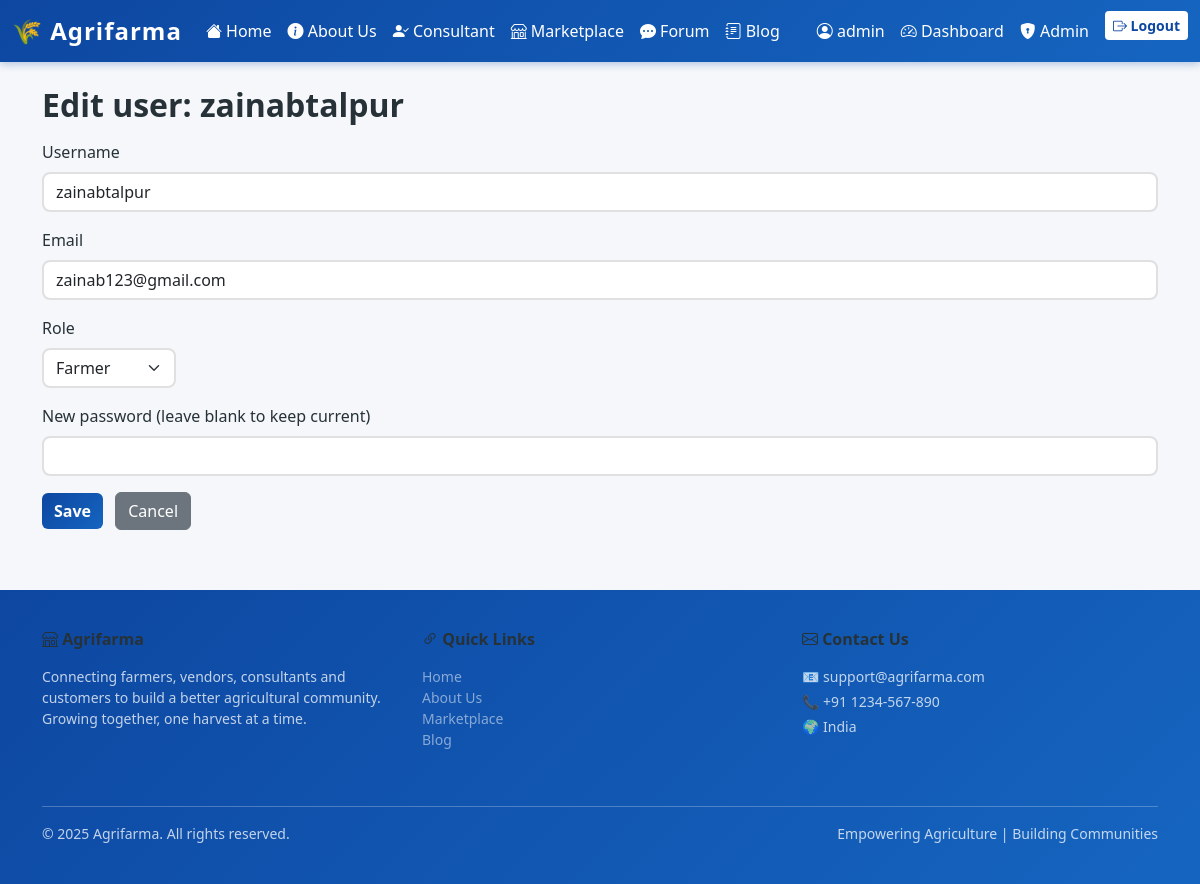
Page /admin/user/2/edit (signed in) on the committed database.
### models/user.py (models this page shows, shortened)
class User(UserMixin, db.Model):
    __tablename__ = 'users'
    id = db.Column(db.Integer, primary_key=True)
    username = db.Column(db.String(64), unique=True, nullable=False)
    email = db.Column(db.String(120), unique=True, nullable=False)
    password_hash = db.Column(db.String(128), nullable=False)
    role = db.Column(db.String(20), nullable=False)
    profile_complete = db.Column(db.Boolean, default=False)
    phone = db.Column(db.String(20))
    address = db.Column(db.String(255))
    bio = db.Column(db.Text)
    profile_image = db.Column(db.String(255))  # stores filename

### routes/admin.py (the view, shortened to what this page needs)
@admin_bp.route('/user/<int:user_id>/edit', methods=['GET', 'POST'])
@login_required
def edit_user(user_id):
    admin_required()
    user = User.query.get_or_404(user_id)
    roles = ['admin', 'customer', 'consultant', 'farmer', 'vendor']
    return render_template('admin/edit.html', user=user, roles=roles)

### models/user.py (called while the page is built)
@login_manager.user_loader
def load_user(user_id):
    return User.query.get(int(user_id))

### routes/admin.py (called while the page is built)
def admin_required():
    if not current_user.is_authenticated or current_user.role != 'admin':
        abort(403)

### templates/admin/edit.html (shortened to what this page needs)
{% extends 'base.html' %}
{% block content %}
  <h2>Edit user: {{ user.username }}</h2>
  <form method="post" class="mt-3">
    <div class="mb-3">
      <label class="form-label">Username</label>
      <input name="username" class="form-control" value="{{ user.username }}" required>
    </div>
    <div class="mb-3">
      <label class="form-label">Email</label>
      <input name="email" class="form-control" type="email" value="{{ user.email }}" required>
    </div>
    <div class="mb-3">
      <label class="form-label">Role</label>
      <select name="role" class="form-select w-auto">
        {% for r in roles %}
          <option value="{{ r }}" {% if user.role == r %}selected{% endif %}>{{ r.title() }}</option>
        {% endfor %}
      </select>
    </div>
    <div class="mb-3">
      <label class="form-label">New password (leave blank to keep current)</label>
      <input name="password" class="form-control" type="password" autocomplete="new-password">
    </div>
    <button class="btn btn-primary" type="submit">Save</button>
    <a class="btn btn-secondary ms-2" href="{{ url_for('admin.index') }}">Cancel</a>
  </form>
{% endblock %}

### templates/navbar.html (shortened to what this page needs)
<nav class="navbar navbar-expand-lg navbar-dark" style="background: linear-gradient(135deg, #0d47a1 0%, #1565c0 100%); box-shadow: 0 2px 8px rgba(13, 71, 161, 0.3);">
	<div class="container-fluid">
		<a class="navbar-brand fw-bold fs-4" href="{{ url_for('auth.index') }}" style="letter-spacing: 1px;">
			🌾 Agrifarma
		</a>
		<div class="collapse navbar-collapse" id="navbarNav">
			<ul class="navbar-nav me-auto mb-2 mb-lg-0">
				<li class="nav-item">
					<a class="nav-link text-white hover-link" href="{{ url_for('auth.index') }}">
						<i class="bi bi-house-fill"></i> Home
					</a>
				</li>
				<li class="nav-item">
					<a class="nav-link text-white hover-link" href="{{ url_for('auth.about') }}">
						<i class="bi bi-info-circle-fill"></i> About Us
					</a>
				</li>
				<li class="nav-item">
					<a class="nav-link text-white hover-link" href="{{ url_for('auth.consultant') }}">
						<i class="bi bi-person-check-fill"></i> Consultant
					</a>
				</li>
				<li class="nav-item">
					<a class="nav-link text-white hover-link" href="{{ url_for('auth.marketplace') }}">
						<i class="bi bi-shop"></i> Marketplace
					</a>
				</li>
				<li class="nav-item">
					<a class="nav-link text-white hover-link" href="{{ url_for('auth.forum') }}">
						<i class="bi bi-chat-dots-fill"></i> Forum
					</a>
				</li>
				<li class="nav-item">
					<a class="nav-link text-white hover-link" href="{{ url_for('blog.list_posts') }}">
						<i class="bi bi-journal-text"></i> Blog
					</a>
				</li>
			</ul>
			<ul class="navbar-nav">
				{% if current_user.is_authenticated %}
					<li class="nav-item">
						<a class="nav-link text-white hover-link" href="{{ url_for('auth.profile') }}">
							<i class="bi bi-person-circle"></i> {{ current_user.username }}
						</a>
					</li>
					<li class="nav-item">
						<a class="nav-link text-white hover-link" href="{{ url_for('auth.dashboard') }}">
							<i class="bi bi-speedometer2"></i> Dashboard
						</a>
					</li>
					{% if current_user.role == 'admin' %}
						<li class="nav-item">
							<a class="nav-link text-white hover-link" href="{{ url_for('admin.index') }}">
								<i class="bi bi-shield-lock-fill"></i> Admin
							</a>
						</li>
					{% endif %}
					<li class="nav-item">
						<a class="btn btn-sm ms-2" style="background-color: #fff; color: #0d47a1; border: none; font-weight: 600; transition: all 0.3s;" href="{{ url_for('auth.logout') }}" onmouseover="this.style.backgroundColor='#e3f2fd'; this.style.transform='scale(1.05)'" onmouseout="this.style.backgroundColor='#fff'; this.style.transform='scale(1)'">
							<i class="bi bi-box-arrow-right"></i> Logout
						</a>
					</li>
				{% endif %}
			</ul>
		</div>
	</div>
</nav>

### templates/base.html (style rules this page uses)
:root { --primary-blue: #0d47a1; --secondary-blue: #1565c0; --light-blue: #4fc3f7; --dark-gray: #263238; --light-gray: #eceff1; }
body { font-family: 'Segoe UI', Tahoma, Geneva, Verdana, sans-serif; background-color: #f5f7fa; color: var(--dark-gray); }
.btn-primary, .btn-info { background: linear-gradient(135deg, var(--primary-blue), var(--secondary-blue)); border: none; font-weight: 600; transition: all 0.3s ease; }
.form-control, .form-select { border-radius: 8px; border: 2px solid #e0e0e0; transition: all 0.3s ease; }
h1, h2, h3, h4, h5, h6 { color: var(--dark-gray); font-weight: 700; }

### templates/navbar.html (style rules this page uses)
.hover-link { transition: all 0.3s ease; padding-left: 8px; padding-right: 8px; }

### rows in the picture
User: username "admin"
User: username "zainabtalpur", email "zainab123@gmail.com", role "Farmer"

### other values in the picture
{{ current_year if current_year else '2025' }} "2025"
